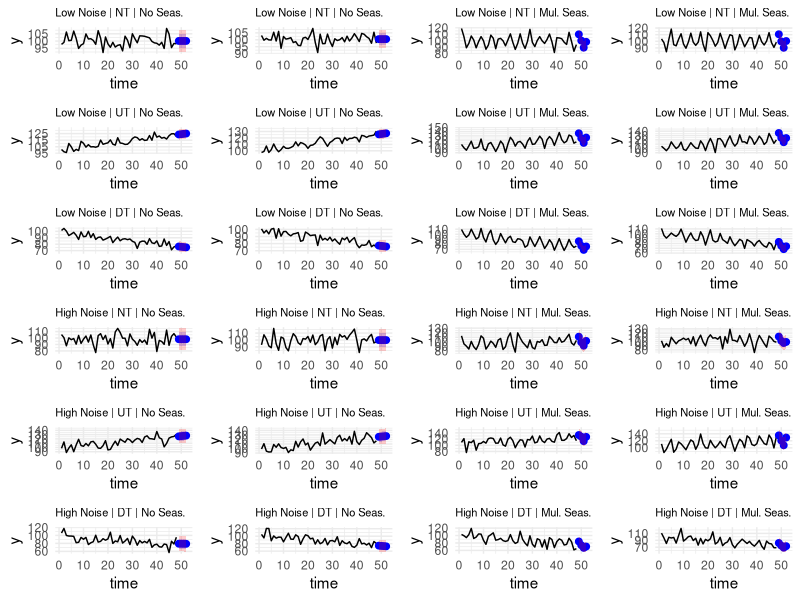

Write R code to recreate this figure.
## ---- chunk 1
knitr::opts_chunk$set(echo = TRUE)
## ---- chunk 2
library(ggplot2)
library(gridExtra)
library(forecast)


set.seed(123)

generate_series <- function(trend, seasonality, noise_level, n=48) {
  time <- 1:n
  level <- 100
  
  # Trend component
  if (trend == "UT") {  # Upward trend
    trend_component <- 0.5 * time
  } else if (trend == "DT") {  # Downward trend
    trend_component <- -0.5 * time
  } else {  # No trend
    trend_component <- rep(0, n)
  }
  
  # Sine wave seasonality component
  if (seasonality == "S") {  # Multiplicative seasonality via sine wave
    seasonal_component <- sin(2 * pi * time / 4) * 0.1 + 1
  } else {  # No seasonality
    seasonal_component <- rep(1, n)
  }
  
  # Noise
  noise_sd <- ifelse(noise_level == "Low", 4, 8) #low: 2, high: 8 #this is gaussian noise
  noise <- rnorm(n, mean = 0, sd = noise_sd)
  
  # Multiplicative seasonality model
  y <- (level + trend_component) * seasonal_component + noise
  #y <- level + trend_component + seasonal_component + noise #additive
  return(data.frame(time, y))
}

# Define ETS Model Selection Function
select_ets_model <- function(trend, seasonality) {
  if (trend == "NT" & seasonality == "NS") return("ANN")  # Additive error, No Trend, No Seasonality
  if (trend == "NT" & seasonality == "S") return("MNM")  # Multiplicative error, No Trend, Multiplicative Seasonality
  if (trend == "UT" & seasonality == "NS") return("AAN")  # Additive error, Additive Trend, No Seasonality
  if (trend == "UT" & seasonality == "S") return("MAM")  # Multiplicative error, Additive Trend, Multiplicative Seasonality
  if (trend == "DT" & seasonality == "NS") return("AAN")  # Additive error, Additive Trend, No Seasonality
  if (trend == "DT" & seasonality == "S") return("MAM")  # Multiplicative error, Additive Trend, Multiplicative Seasonality
  return("ANN")  # Default fallback
}

# Forecast Function
forecast_series <- function(df, model_type, h=4) {
  ts_data <- ts(df$y, frequency=4)  # Quarterly data
  model <- ets(ts_data, model=model_type)
  forecasted <- forecast(model, h=h, level=c(80, 95))
  mean_vals <- as.numeric(forecasted$mean)
  lower_80_vals <- as.numeric(forecasted$lower[, 1])
  upper_80_vals <- as.numeric(forecasted$upper[, 1])
  lower_95_vals <- as.numeric(forecasted$lower[, 2])
  upper_95_vals <- as.numeric(forecasted$upper[, 2])
  
  return(data.frame(
    time = max(df$time) + 1:h,
    y = mean_vals,
    lower_80 = lower_80_vals,
    upper_80 = upper_80_vals,
    lower_95 = lower_95_vals,
    upper_95 = upper_95_vals
  ))
}

# Parameter grid
trends <- c("NT", "UT", "DT")
seasonalities <- c("NS", "S")
noise_levels <- c("Low", "High")

plots <- list()
plot_num <- 1

all_y_values <- c()

forecast_table <- data.frame()
series_id <- 1  # <- Add this line

for (noise in noise_levels) {
  for (trend in trends) {
    for (seasonality in seasonalities) {
      for (replication in 1:2) {  # Two samples per setting
        df <- generate_series(trend, seasonality, noise)
        model_type <- select_ets_model(trend, seasonality)
        forecast_df <- forecast_series(df, model_type, h=4)
        # Add metadata columns
        forecast_df$Series <- series_id  # Assign current ID
        forecast_df$trend <- trend
        forecast_df$seasonality <- seasonality
        forecast_df$noise <- noise
        forecast_df$replication <- replication
        

        # Save this to the combined forecast table
        forecast_table <- rbind(forecast_table, forecast_df)

        # Combine actual and forecasted values
        df_combined <- rbind(
          data.frame(time = df$time, y = df$y, type = "Actual"),
          data.frame(time = forecast_df$time, y = forecast_df$y, type = "Forecast")
        )
        all_y_values <- c(all_y_values, df$y, forecast_df$y, forecast_df$lower_95, forecast_df$upper_95)


        p <- ggplot(df, aes(x=time, y=y)) +
          geom_line() + geom_point(data=forecast_df, aes(x=time, y=y), color="blue", size=2) + 
          geom_ribbon(data=forecast_df, aes(x=time, ymin=lower_80, ymax=upper_80), fill="blue", alpha=0.2) + 
          geom_ribbon(data=forecast_df, aes(x=time, ymin=lower_95, ymax=upper_95), fill="red", alpha=0.2) + 
          ggtitle(paste(noise, "Noise |", trend, "|", ifelse(seasonality == "S", "Mul. Seas.", "No Seas."))) +
          theme_minimal() +
          theme(plot.title = element_text(size=8))
        plots[[plot_num]] <- p
        plot_num <- plot_num + 1
        
        series_id <- series_id + 1
      }
    }
  }
}

grid.arrange(grobs = plots, ncol=4)
write.csv(forecast_table, "forecast_table.csv", row.names = FALSE)
## ---- chunk 3
# Collect actual series (48 points each, total of 24 series)
series_matrix <- data.frame(time = 1:48)
series_index <- 1

# Re-run same loops just to collect actual 48-point series
for (noise in noise_levels) {
  for (trend in trends) {
    for (seasonality in seasonalities) {
      for (replication in 1:2) {
        df <- generate_series(trend, seasonality, noise, n = 48)
        series_matrix[[paste0("series_", series_index)]] <- df$y
        series_index <- series_index + 1
      }
    }
  }
}

# Write to CSV
write.csv(series_matrix, "simulated_series_new.csv", row.names = FALSE)
